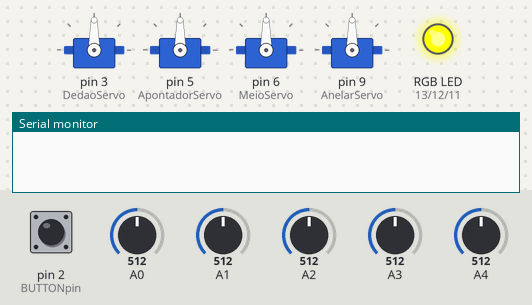
The sketch below on a simulated Arduino Uno, built with avr-gcc and run on an emulated ATmega328P. Parts: 4 × servo, an RGB LED mixed from three pins (HIGH = lit), the last lines printed to the serial monitor. The test bench sets the inputs (shaded band); at power-on: pin 2 (BUTTONpin) LOW, A0 = 512, A1 = 512, A2 = 512, A3 = 512, A4 = 512.

Above: at 1.2 s.
1.3 s: pin 2 (BUTTONpin) pulled HIGH for 0.15 s
At 1.9 s:
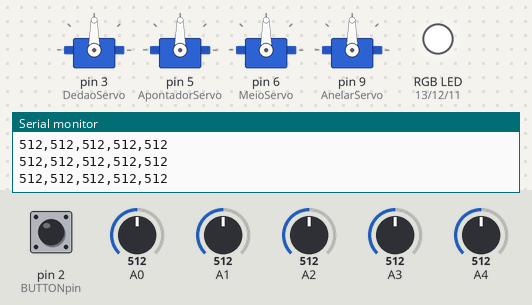
2.9 s: pin 2 (BUTTONpin) pulled HIGH for 1 s
At 4.0 s:
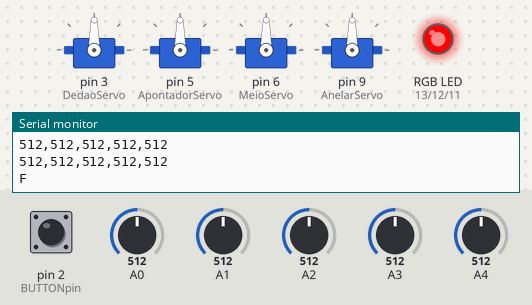
Timing chart, 0 to 5.9 s (numbered marks = the images above; inputs shaded):
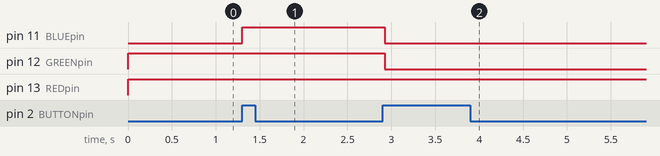

The sketch:

controlador.ino
```cpp
#include <Servo.h>

Servo DedaoServo;
Servo ApontadorServo;
Servo MeioServo;
Servo AnelarServo;
//Servo DedinhoServo;

const int REDpin = 13;
const int GREENpin = 12;
const int BLUEpin = 11;

const int BUTTONpin = 2;

const int DEDAO = 0;
const int APONTADOR = 1;
const int DEDOMEIO = 2;
const int ANELAR = 3;
const int MINDINHO = 4;

const int flexpin[] = {DEDAO, APONTADOR, DEDOMEIO, ANELAR, MINDINHO};

void setup()
{
  Serial.begin(115200);

  DedaoServo.attach(3);
  ApontadorServo.attach(5);
  MeioServo.attach(6);
  AnelarServo.attach(9);

  //led RGB foi adicionado ao projeto para melhor visualizar o andamento do codigo
  pinMode(REDpin, OUTPUT);
  pinMode(GREENpin, OUTPUT);
  pinMode(BLUEpin, OUTPUT);

  pinMode(BUTTONpin, INPUT);

  attachInterrupt(digitalPinToInterrupt(BUTTONpin), BUTTONpressed, RISING);
}

volatile bool start_config = false;
volatile bool end_config = false;

bool processed_data_received = false;
bool ler_dados = false;
String val;

int maxrange[] = {0,0,0,0,0};
int minrange[] = {1024,1024,1024,1024,1024};
int processing_maxrange[] = {0,0,0,0,0};
int processing_minrange[] = {1024,1024,1024,1024,1024};
int data[] = {-1,-1,-1,-1,-1};
int posicao_sensor[] = {-1,-1,-1,-1,-1};

void loop()
{

  //enquando a configuracao nao for iniciada
  if(!start_config){
    //o led fica amarelo
    setColor(255, 255, 0);    //Amarelo
    delay(100);
  }

  //se a configuracao for iniciada
  if(start_config){

    //fazer leitura dos sensores
    for (int i=0; i<5; i++){
      data[i]= analogRead(flexpin[i]);
    }

    //se a confiuracao nao for finalizada
    if(!end_config){

       //o led fica branco
       setColor(255,255,255);  //Branco

      //o valor lido nos sensores e imprimido no monitor serial
       for (int i=0; i<5; i++){
        Serial.print(data[i]);

        //para facilitar a litura dos dados como um arquivo .csv
        if(i!=4)
          Serial.print(",");
      }
      //para facilitar a litura dos dados como um arquivo .csv
      Serial.println("");

      //para achar a variação do valor máximo e minimo coletado pelos sensores:
      for(int i=0; i<5; i++){
        if(data[i] < minrange[i])
          minrange[i] = data[i];
        if(data[i] > maxrange[i])
          maxrange[i] = data[i];
      }

      delay(100);
    }
  }

  //se a configuracao for finalizada
  if(end_config){

    //o led fica vermelho
    setColor(255,0,0);     //Vermelho
    delay(100);

    //se os dados ainda nao froam processados pelo computador
    if(!processed_data_received){
      //verificar se o computador já terminou de processar os dados
      //se tiver algo disponível para leitura na comunicacao Serial
      if(Serial.available()){

          //ler e guardar em val
          val = Serial.readStringUntil('\n');
          //retirar possíveis caracteres indesejados da String
          val.trim();
          Serial.println("String recebida = " + val);

           processing_minrange[0] = val.substring(0,4).toInt();
           processing_minrange[1] = val.substring(5,9).toInt();
           processing_minrange[2] = val.substring(10,14).toInt();
           processing_minrange[3] = val.substring(15,19).toInt();
           processing_minrange[4] = val.substring(20,24).toInt();

           processing_maxrange[0] = val.substring(25,29).toInt();
           processing_maxrange[1] = val.substring(30,34).toInt();
           processing_maxrange[2] = val.substring(35,39).toInt();
           processing_maxrange[3] = val.substring(40,44).toInt();
           processing_maxrange[4] = val.substring(45,49).toInt();

            for(int i = 0; i<5; i++){
              Serial.print("[ "); Serial.print(i);
              Serial.print(" ] -> min: "); Serial.print(processing_minrange[i]);
              Serial.print(" max: "); Serial.println(processing_maxrange[i]);
            }
           processed_data_received = true;
      }
    }

    if(processed_data_received){
      for (int i=0; i<5; i++){
        //leitura da posicao atual do sensor
        data[i]= analogRead(flexpin[i]);

        //encontrar a regiao de valores que identifica se o sensor esta flexionado
        posicao_sensor[i]
        = map(data[i], processing_minrange[i], processing_maxrange[i],-10,10);

        //Dessa maneira,
        //Caso prosicao_sensor[i] = 0 -> sensor nao flexionado;
        //Caso prosicao_sensor[i] = 1 -> sensor flexionado;
      }

            //para visualizar a caraga dos motores
             for(int i = 0; i<5 ; i++){
              Serial.print("[ "); Serial.print(i); Serial.print(" ] -> ");
              Serial.print(posicao_sensor[i]); Serial.print("  ");
            }
              Serial.println("");

      //movimentar os motores
      if(posicao_sensor[0]<-1000){
        DedaoServo.write(180);
      }else{
        DedaoServo.write(0);
      }
      //movimentar os motores
      if(posicao_sensor[1]<-5){
        ApontadorServo.write(180);
      }else{
        ApontadorServo.write(0);
      }
      //movimentar os motores
      if(posicao_sensor[2]<-1000){
        MeioServo.write(180);
      }else{
        MeioServo.write(0);
      }
      //movimentar os motores
      if(posicao_sensor[4]<-5){
        AnelarServo.write(180);
      }else{
        AnelarServo.write(0);
      }

    }
  }
}


void setColor(int r, int g, int b){
  analogWrite(REDpin, r);
  analogWrite(GREENpin, g);
  analogWrite(BLUEpin, b);
}


//o botao e utilizado para iniciar e finalizar a configuração dos sensores
void BUTTONpressed(){

  if(!start_config){
      //Serial.println(" BOTAO PRESSIONADO ");
      start_config = true;
      //Serial.println(" INICIE A CONFIGURACAO ");

      //delayMicroseconds(3000);
  }else {
    if(!end_config){
      end_config = true;

      //avisar ao processing que o arduino parou de mandar dados
      Serial.println("F");

      // delayMicroseconds(1000);
    }
  }
}
```

Measured:
- after the input at 1.3 s, pin 11 (BLUEpin): LOW → HIGH at once
- after the input at 2.9 s, pin 11 (BLUEpin), pin 12 (GREENpin): HIGH → LOW at once
